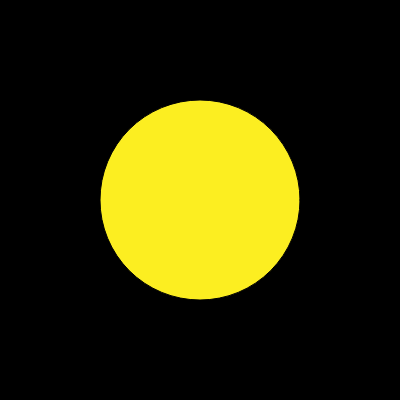
Frame 1 (no input)
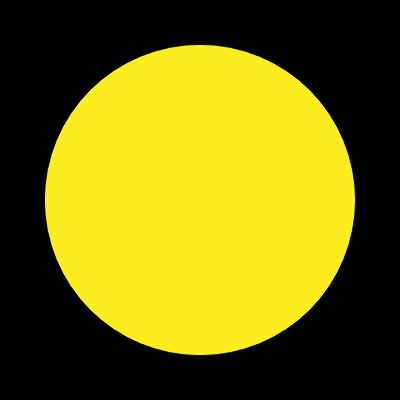
Frame 60 (no input)
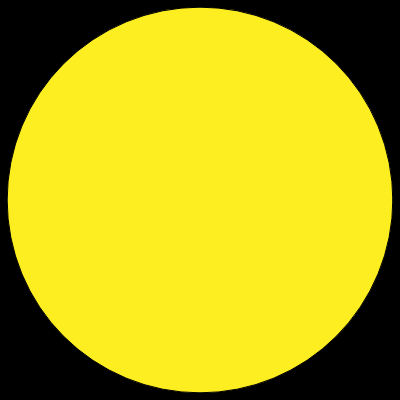
Frame 120 (the mouse pressed at the canvas centre since frame 60)

The p5.js sketch that drew these frames (run headless with seeded random() and noise() and a simulated clock; from frame 60 on, the mouse is pressed at the canvas centre):

// p5.js sketch
// ── sketch.js
// Simple Harmonic Motion (Basic)
// The Nature of Code
// The Coding Train / Daniel Shiffman
// https://youtu.be/oXwCVDXS2Lg
// https://thecodingtrain.com/learning/nature-of-code/3.3-angles-and-vectors.html

// Basic: https://editor.p5js.org/codingtrain/sketches/Fn1feR81W
// Approximate Time: https://editor.p5js.org/codingtrain/sketches/uGCYH4-PN
// Exact Time Exercise: https://editor.p5js.org/codingtrain/sketches/jp2B-0Wkg
// Main: https://editor.p5js.org/codingtrain/sketches/MfvyVULHT
// Yoyo: https://editor.p5js.org/codingtrain/sketches/qBhVjZ0pn
// 2-axes Exercise: https://editor.p5js.org/codingtrain/sketches/_ir7-suNG

let angle = 0;

function setup() {
  createCanvas(400, 400);
}

function draw() {
  background(0);
  translate(200, 200);
  fill(252, 238, 33);
  let r = map(sin(angle), -1, 1, 0, 200);
  circle(0, 0, r * 2);

  angle += 0.01;
}
